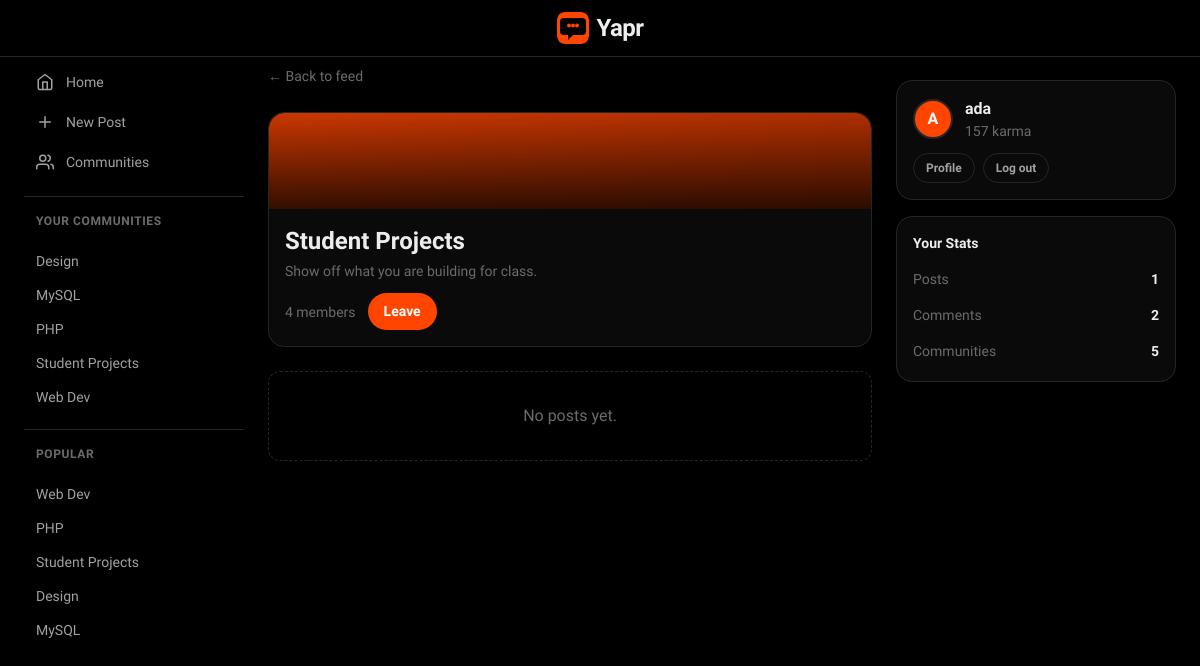
The app's page /community.php?slug=student-projects (signed in), older data.
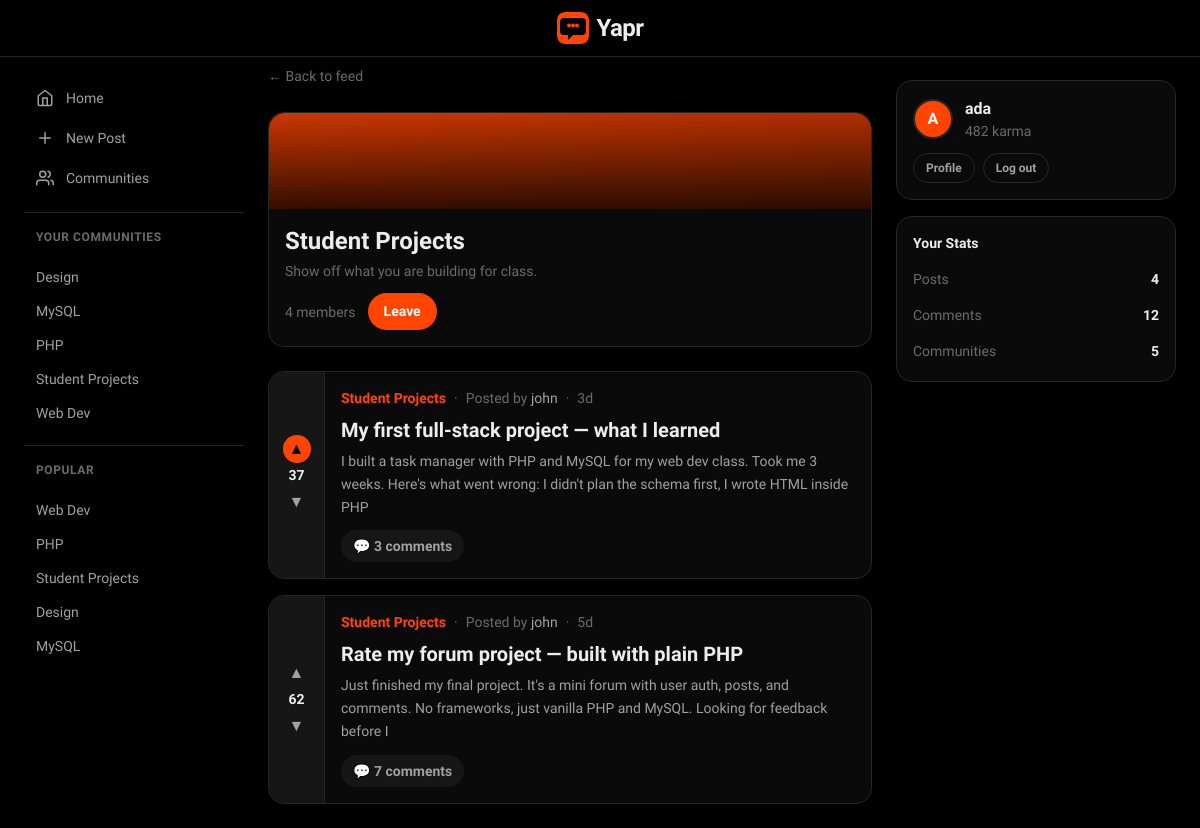
The same page, newer data.
### tables this page shows
CREATE TABLE posts (
    id           INT UNSIGNED AUTO_INCREMENT PRIMARY KEY,
    title        VARCHAR(255) NOT NULL,
    body         TEXT         NOT NULL,
    user_id      INT UNSIGNED NOT NULL,
    community_id INT UNSIGNED NOT NULL,
    score        INT          NOT NULL DEFAULT 0,
    created_at   TIMESTAMP    NOT NULL DEFAULT CURRENT_TIMESTAMP,
    updated_at   TIMESTAMP    NOT NULL DEFAULT CURRENT_TIMESTAMP ON UPDATE CURRENT_TIMESTAMP,
    FOREIGN KEY (user_id)      REFERENCES users(id)       ON DELETE CASCADE,
    FOREIGN KEY (community_id) REFERENCES communities(id) ON DELETE CASCADE
);

### api/community.php (the view, shortened to what the changed rows need)
<?php
require __DIR__ . '/includes/db.php';
require __DIR__ . '/includes/helpers.php';
$userId = intval($_SESSION['user']['id'] ?? 0);
if (isset($_GET['slug'])) {
    $slug = mysqli_real_escape_string($conn, $_GET['slug']);
} else {
    $slug = '';
}
$communityResult = mysqli_query($conn, "
    SELECT c.*, (SELECT COUNT(*) FROM community_members WHERE community_id = c.id) AS members_count
    FROM communities c WHERE c.slug = '$slug'
");
$community = mysqli_fetch_assoc($communityResult);
$page = isset($_GET['page']) ? intval($_GET['page']) : 1;
$perPage = 10;
$offset = ($page - 1) * $perPage;
$postsResult = mysqli_query($conn, "
    SELECT p.*, u.username AS author_username,
           (SELECT COUNT(*) FROM comments WHERE post_id = p.id) AS comments_count,
           (SELECT v.value FROM votes v
            WHERE v.user_id = $userId AND v.target_id = p.id AND v.target_type = 'post') AS my_vote
    FROM posts p
    JOIN users u ON p.user_id = u.id
    WHERE p.community_id = {$community['id']}
    ORDER BY p.created_at DESC
    LIMIT $offset, $perPage
");
$communityPosts = [];
while ($row = mysqli_fetch_assoc($postsResult)) {
    $row['author'] = ['username' => $row['author_username']];
    $row['community'] = $community['name'];
    $row['community_slug'] = $community['slug'];
    $row['time'] = timeAgo($row['created_at']);
    $row['author_id'] = $row['user_id'];
    $communityPosts[] = $row;
}
require __DIR__ . '/includes/header.php';
?>
<div class="space-y-6">
  <div class="card animate-fade-in-up overflow-hidden">
    <div class="p-4">
      <h1 class="font-display text-2xl font-bold text-ink"><?= escapeHtml($community['name']) ?></h1>
    </div>
  </div>
  <section class="space-y-4">
    <?php foreach ($communityPosts as $post): ?>
      <?= postCardHtml($post) ?>
    <?php endforeach; ?>
    <?php if (empty($communityPosts)): ?>
      <p class="rounded-xl border border-dashed border-line p-8 text-center text-ink-faint">No posts yet.</p>
    <?php endif; ?>
  </section>
</div>
<?php require __DIR__ . '/includes/footer.php'; ?>

### api/includes/sidebar-left.php (shortened to what the changed rows need)
<?php
$currentUserId = intval($_SESSION['user']['id'] ?? 0);
?>
<?php if ($currentUserId > 0): ?>
  <?php
  $myCommunities = [];
  $myResult = mysqli_query($conn, "
      SELECT c.name, c.slug,
             (SELECT COUNT(*) FROM community_members WHERE community_id = c.id) AS members_count
      FROM community_members cm
      JOIN communities c ON cm.community_id = c.id
      WHERE cm.user_id = $currentUserId
      ORDER BY c.name ASC
  ");
  while ($row = mysqli_fetch_assoc($myResult)) {
      $myCommunities[] = $row;
  }
  ?>
  <?php if (!empty($myCommunities)): ?>
    <div class="mt-2 space-y-0.5">
      <?php foreach ($myCommunities as $c): ?>
        <a href="community.php?slug=<?= escapeHtml($c['slug']) ?>"
           class="block truncate rounded-lg px-3 py-1.5 text-sm text-ink-soft transition hover:bg-night-raised hover:text-ink">
          <?= escapeHtml($c['name']) ?>
        </a>
      <?php endforeach; ?>
    </div>
  <?php endif; ?>
<?php endif; ?>
<div class="mt-2 space-y-0.5">
  <?php
  $popularResult = mysqli_query($conn, "
      SELECT c.slug, c.name,
             (SELECT COUNT(*) FROM community_members WHERE community_id = c.id) AS members_count
      FROM communities c
      ORDER BY members_count DESC
      LIMIT 5
  ");
  while ($pop = mysqli_fetch_assoc($popularResult)):
  ?>
    <a href="community.php?slug=<?= escapeHtml($pop['slug']) ?>"
       class="block truncate rounded-lg px-3 py-1.5 text-sm text-ink-soft transition hover:bg-night-raised hover:text-ink">
      <?= escapeHtml($pop['name']) ?>
    </a>
  <?php endwhile; ?>
</div>

### api/includes/sidebar-right.php (shortened to what the changed rows need)
<?php
$currentUserId = intval($_SESSION['user']['id'] ?? 0);
if ($currentUserId > 0) {
    $userStatsRes = mysqli_query($conn, "
        SELECT
            (SELECT COALESCE(SUM(score), 0) FROM posts    WHERE user_id = $currentUserId) +
            (SELECT COALESCE(SUM(score), 0) FROM comments WHERE user_id = $currentUserId) AS karma,
            (SELECT COUNT(*) FROM posts    WHERE user_id = $currentUserId) AS user_posts,
            (SELECT COUNT(*) FROM comments WHERE user_id = $currentUserId) AS user_comments,
            (SELECT COUNT(*) FROM community_members WHERE user_id = $currentUserId) AS user_communities
    ");
    $us = mysqli_fetch_assoc($userStatsRes);
    $karma = intval($us['karma'] ?? 0);
    $userPosts = intval($us['user_posts'] ?? 0);
    $userComments = intval($us['user_comments'] ?? 0);
    $userCommunities = intval($us['user_communities'] ?? 0);
}
?>
<?php if ($currentUserId > 0): ?>
  <div class="card p-4">
    <a href="profile.php" class="flex items-center gap-3">
      <?= avatarHtml($_SESSION['user'], 10) ?>
      <div class="min-w-0">
        <p class="truncate font-display font-semibold text-ink transition hover:text-pop"><?= escapeHtml($_SESSION['user']['username']) ?></p>
        <p class="text-sm text-ink-faint"><?= $karma ?> karma</p>
      </div>
    </a>
    <div class="mt-3 flex flex-wrap gap-2">
      <a href="profile.php" class="pill border border-line text-ink-soft text-xs transition hover:border-pop hover:text-pop">Profile</a>
      <a href="logout.php" class="pill border border-line text-ink-soft text-xs transition hover:border-pop hover:text-pop">Log out</a>
    </div>
  </div>
  <div class="card p-4">
    <h3 class="mb-3 font-display text-sm font-semibold text-ink">Your Stats</h3>
    <div class="space-y-2 text-sm">
      <a href="profile.php#posts" class="flex items-center justify-between rounded-lg px-2 py-1 -mx-2 transition hover:bg-night-raised">
        <span class="text-ink-faint">Posts</span>
        <span class="font-display font-semibold text-ink"><?= number_format($userPosts) ?></span>
      </a>
      <a href="profile.php#comments" class="flex items-center justify-between rounded-lg px-2 py-1 -mx-2 transition hover:bg-night-raised">
        <span class="text-ink-faint">Comments</span>
        <span class="font-display font-semibold text-ink"><?= number_format($userComments) ?></span>
      </a>
      <a href="profile.php#communities" class="flex items-center justify-between rounded-lg px-2 py-1 -mx-2 transition hover:bg-night-raised">
        <span class="text-ink-faint">Communities</span>
        <span class="font-display font-semibold text-ink"><?= number_format($userCommunities) ?></span>
      </a>
    </div>
  </div>
<?php endif; ?>

### api/includes/helpers.php (shortened to what the changed rows need)
<?php
function timeAgo(string $datetime): string {
    $timestamp = strtotime($datetime);
    $diff = time() - $timestamp;
    if ($diff < 604800) {
        return floor($diff / 86400) . 'd';
    }
    return date('M j', $timestamp);
}
function escapeHtml($value): string {
    return htmlspecialchars((string) $value, ENT_QUOTES, 'UTF-8');
}
function avatarHtml(array $user, int $size = 10): string {
    $username = $user['username'] ?? 'guest';
    $initial = mb_strtoupper(mb_substr($username, 0, 1));
    $initial = escapeHtml($initial);
    $color = escapeHtml($user['avatar_color'] ?? '#ff4500');
    $px = $size * 4;
    $initialCircle = '<div style="width:' . $px . 'px;height:' . $px . 'px;background-color:' . $color . '"';
    $initialCircle .= ' class="flex items-center justify-center rounded-full border-2 border-line text-white font-semibold">';
    $initialCircle .= $initial . '</div>';
    $avatarUrl = $user['avatar_url'] ?? '';
    if ($avatarUrl === '') {
        return $initialCircle;
    }
    $result = '<img src="' . escapeHtml($avatarUrl) . '" alt="' . escapeHtml($username) . '"';
    $result .= ' width="' . $px . '" height="' . $px . '" class="rounded-full" loading="lazy">';
    return $result;
}
function postCardHtml(array $post): string {
    $author = $post['author']['username'] ?? 'unknown';
    $community = escapeHtml($post['community'] ?? '');
    $slug = escapeHtml($post['community_slug'] ?? '');
    $title = escapeHtml($post['title'] ?? '');
    $excerpt = escapeHtml(mb_substr($post['body'] ?? '', 0, 160));
    $score = escapeHtml($post['score'] ?? 0);
    $comments = escapeHtml($post['comments_count'] ?? 0);
    $time = escapeHtml($post['time'] ?? '');
    $id = intval($post['id'] ?? 0);
    $myVote = intval($post['my_vote'] ?? 0);
    $upClass   = 'vote-btn is-up' . ($myVote === 1 ? ' is-active' : '');
    $downClass = 'vote-btn is-down' . ($myVote === -1 ? ' is-active' : '');
    $voteSection = <<<HTML
        <form class="vote-rail order-last lg:order-first" action="vote-handler.php" method="post">
          <input type="hidden" name="target_id" value="{$id}">
          <input type="hidden" name="target_type" value="post">
          <button type="submit" name="vote" value="1" class="{$upClass}" aria-label="Upvote">▲</button>
          <span class="vote-score">{$score}</span>
          <button type="submit" name="vote" value="-1" class="{$downClass}" aria-label="Downvote">▼</button>
          <a href="post.php?id={$id}" class="lg:hidden ml-auto flex items-center gap-1 text-sm text-ink-faint">💬 {$comments}</a>
        </form>
HTML;
    if ($community !== '') {
        $communityLink = '<a href="community.php?slug=' . $slug . '"'
            . ' class="font-display font-semibold text-pop transition hover:underline">'
            . $community . '</a>';
    } else {
        $communityLink = '';
    }
    return <<<HTML
      <article class="card flex flex-col lg:flex-row overflow-hidden">
        {$voteSection}
        <div class="min-w-0 flex-1 p-4">
          <div class="mb-2 flex flex-wrap items-center gap-2 text-sm text-ink-faint">
            {$communityLink}
            <span>·</span>
            <span>Posted by <span class="font-medium text-ink-soft">{$author}</span></span>
            <span>·</span>
            <span>{$time}</span>
          </div>
          <a href="post.php?id={$id}" class="block group">
            <h2 class="font-display text-lg lg:text-xl font-semibold leading-snug text-ink transition group-hover:text-pop">{$title}</h2>
            <p class="mt-1.5 line-clamp-2 lg:line-clamp-3 text-sm leading-relaxed text-ink-soft">{$excerpt}</p>
          </a>
          <div class="mt-3 hidden lg:flex items-center gap-3 text-sm text-ink-faint">
            <a href="post.php?id={$id}" class="pill bg-night-raised text-ink-soft transition hover:bg-pop hover:text-white">💬 {$comments} comments</a>
          </div>
        </div>
      </article>
HTML;
}

Row changes from the older to the newer data that the page shows:
added posts: score "37", community "Student Projects", time "3d", title "My first full-stack project — what I learned", body "I built a task manager with PHP and MySQL for my web dev class. Took me 3 weeks. Here's what went wrong: I didn't plan the schema first, I wrote HTML inside PHP", comments "3"
added posts: score "62", community "Student Projects", time "5d", title "Rate my forum project — built with plain PHP", body "Just finished my final project. It's a mini forum with user auth, posts, and comments. No frameworks, just vanilla PHP and MySQL. Looking for feedback before I", comments "7"
Text that changed along with them:
$karma: "157" → "482"
$userPosts: "1" → "4"
$userComments: "2" → "12"
text no longer shown: "No posts yet."
